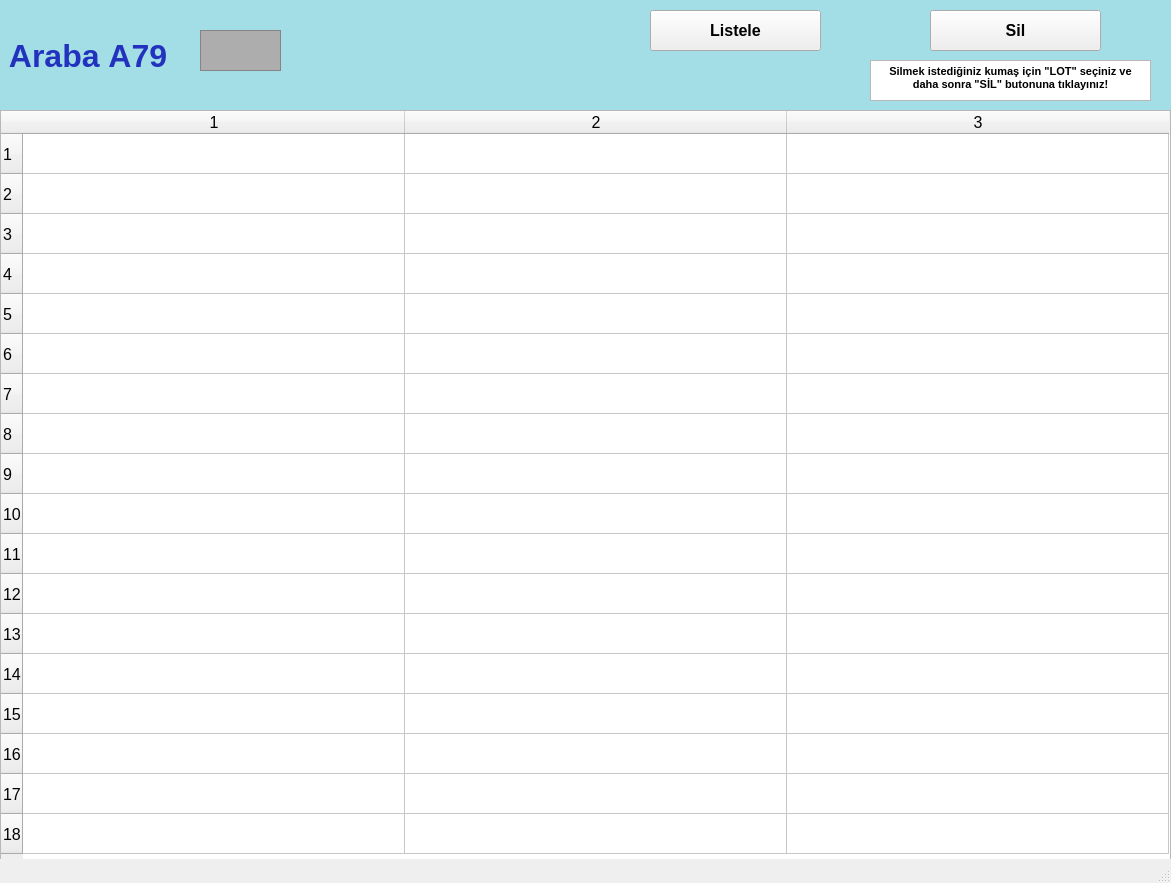
<?xml version="1.0" encoding="UTF-8"?>
<ui version="4.0">
 <class>arabalarA79_ekran</class>
 <widget class="QMainWindow" name="arabalarA79_ekran">
  <property name="geometry">
   <rect>
    <x>0</x>
    <y>0</y>
    <width>1171</width>
    <height>883</height>
   </rect>
  </property>
  <property name="font">
   <font>
    <pointsize>12</pointsize>
    <weight>50</weight>
    <bold>false</bold>
    <kerning>false</kerning>
   </font>
  </property>
  <property name="windowTitle">
   <string/>
  </property>
  <widget class="QWidget" name="centralwidget">
   <widget class="QLabel" name="arabaA1yazi_lbl">
    <property name="geometry">
     <rect>
      <x>0</x>
      <y>0</y>
      <width>1171</width>
      <height>111</height>
     </rect>
    </property>
    <property name="font">
     <font>
      <pointsize>24</pointsize>
      <weight>75</weight>
      <bold>true</bold>
     </font>
    </property>
    <property name="styleSheet">
     <string notr="true">background-color: rgb(163, 221, 229);
color: rgb(34, 50, 190);</string>
    </property>
    <property name="text">
     <string> Araba A79</string>
    </property>
   </widget>
   <widget class="QFrame" name="arabaA1_img">
    <property name="geometry">
     <rect>
      <x>200</x>
      <y>30</y>
      <width>81</width>
      <height>41</height>
     </rect>
    </property>
    <property name="styleSheet">
     <string notr="true">background-color: rgb(173, 173, 173);</string>
    </property>
    <property name="frameShape">
     <enum>QFrame::StyledPanel</enum>
    </property>
    <property name="frameShadow">
     <enum>QFrame::Raised</enum>
    </property>
   </widget>
   <widget class="QPushButton" name="listele79_btn">
    <property name="geometry">
     <rect>
      <x>650</x>
      <y>10</y>
      <width>171</width>
      <height>41</height>
     </rect>
    </property>
    <property name="font">
     <font>
      <pointsize>12</pointsize>
      <weight>75</weight>
      <bold>true</bold>
     </font>
    </property>
    <property name="text">
     <string>Listele</string>
    </property>
   </widget>
   <widget class="QTableWidget" name="A79_tw">
    <property name="geometry">
     <rect>
      <x>0</x>
      <y>110</y>
      <width>1171</width>
      <height>751</height>
     </rect>
    </property>
    <property name="baseSize">
     <size>
      <width>0</width>
      <height>0</height>
     </size>
    </property>
    <property name="rowCount">
     <number>18</number>
    </property>
    <property name="columnCount">
     <number>3</number>
    </property>
    <attribute name="horizontalHeaderVisible">
     <bool>true</bool>
    </attribute>
    <attribute name="horizontalHeaderCascadingSectionResizes">
     <bool>false</bool>
    </attribute>
    <attribute name="horizontalHeaderDefaultSectionSize">
     <number>382</number>
    </attribute>
    <attribute name="horizontalHeaderMinimumSectionSize">
     <number>38</number>
    </attribute>
    <attribute name="verticalHeaderDefaultSectionSize">
     <number>40</number>
    </attribute>
    <attribute name="verticalHeaderMinimumSectionSize">
     <number>23</number>
    </attribute>
    <row/>
    <row/>
    <row/>
    <row/>
    <row/>
    <row/>
    <row/>
    <row/>
    <row/>
    <row/>
    <row/>
    <row/>
    <row/>
    <row/>
    <row/>
    <row/>
    <row/>
    <row/>
    <column/>
    <column/>
    <column/>
   </widget>
   <widget class="QPushButton" name="sil79_btn">
    <property name="geometry">
     <rect>
      <x>930</x>
      <y>10</y>
      <width>171</width>
      <height>41</height>
     </rect>
    </property>
    <property name="font">
     <font>
      <pointsize>12</pointsize>
      <weight>75</weight>
      <bold>true</bold>
     </font>
    </property>
    <property name="text">
     <string>Sil</string>
    </property>
   </widget>
   <widget class="QTextBrowser" name="textBrowser">
    <property name="geometry">
     <rect>
      <x>870</x>
      <y>60</y>
      <width>281</width>
      <height>41</height>
     </rect>
    </property>
    <property name="html">
     <string>&lt;!DOCTYPE HTML PUBLIC &quot;-//W3C//DTD HTML 4.0//EN&quot; &quot;http://www.w3.org/TR/REC-html40/strict.dtd&quot;&gt;
&lt;html&gt;&lt;head&gt;&lt;meta name=&quot;qrichtext&quot; content=&quot;1&quot; /&gt;&lt;style type=&quot;text/css&quot;&gt;
p, li { white-space: pre-wrap; }
&lt;/style&gt;&lt;/head&gt;&lt;body style=&quot; font-family:'MS Shell Dlg 2'; font-size:12pt; font-weight:400; font-style:normal;&quot;&gt;
&lt;p align=&quot;center&quot; style=&quot; margin-top:0px; margin-bottom:0px; margin-left:0px; margin-right:0px; -qt-block-indent:0; text-indent:0px;&quot;&gt;&lt;span style=&quot; font-size:8pt; font-weight:600;&quot;&gt;Silmek istediğiniz kumaş için &amp;quot;LOT&amp;quot; seçiniz ve daha sonra &amp;quot;SİL&amp;quot; butonuna tıklayınız!&lt;/span&gt;&lt;/p&gt;&lt;/body&gt;&lt;/html&gt;</string>
    </property>
   </widget>
  </widget>
  <widget class="QStatusBar" name="statusbar"/>
 </widget>
 <resources/>
 <connections/>
</ui>
